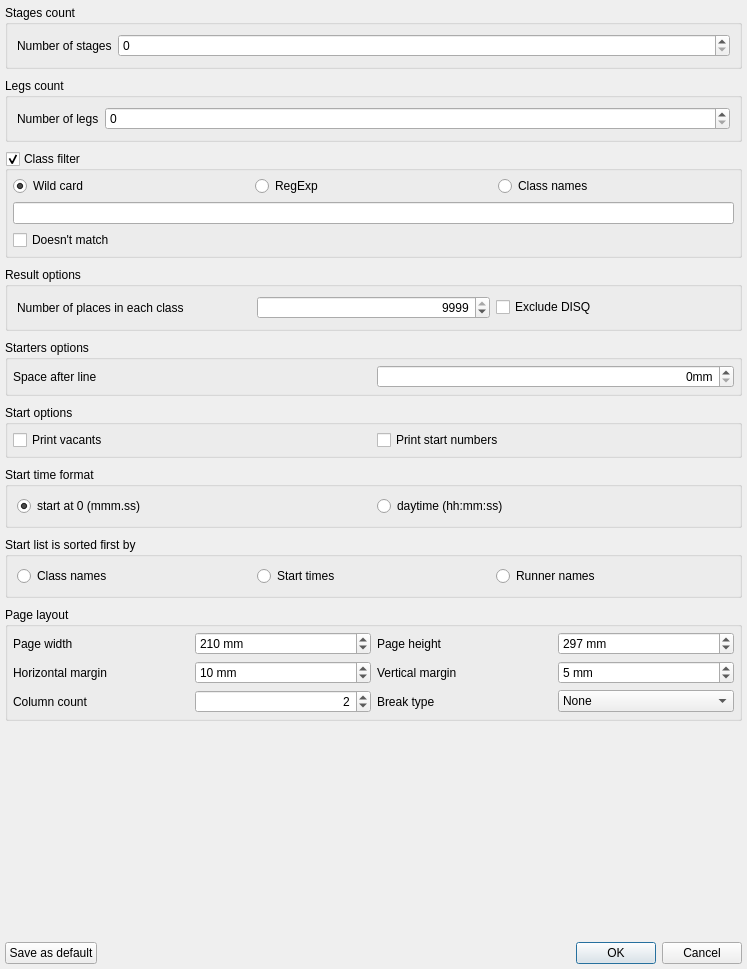
<?xml version="1.0" encoding="UTF-8"?>
<ui version="4.0">
 <class>quickevent::gui::ReportOptionsDialog</class>
 <widget class="QDialog" name="quickevent::gui::ReportOptionsDialog">
  <property name="geometry">
   <rect>
    <x>0</x>
    <y>0</y>
    <width>747</width>
    <height>969</height>
   </rect>
  </property>
  <property name="windowTitle">
   <string>Print Report Options</string>
  </property>
  <layout class="QVBoxLayout" name="verticalLayout">
   <property name="spacing">
    <number>9</number>
   </property>
   <property name="leftMargin">
    <number>5</number>
   </property>
   <property name="topMargin">
    <number>5</number>
   </property>
   <property name="rightMargin">
    <number>5</number>
   </property>
   <property name="bottomMargin">
    <number>5</number>
   </property>
   <item>
    <widget class="QGroupBox" name="grpStages">
     <property name="title">
      <string>Stages count</string>
     </property>
     <layout class="QFormLayout" name="formLayout">
      <item row="0" column="0">
       <widget class="QLabel" name="label_8">
        <property name="text">
         <string>Number of stages</string>
        </property>
       </widget>
      </item>
      <item row="0" column="1">
       <widget class="QSpinBox" name="edStagesCount"/>
      </item>
     </layout>
    </widget>
   </item>
   <item>
    <widget class="QGroupBox" name="grpLegs">
     <property name="title">
      <string>Legs count</string>
     </property>
     <layout class="QFormLayout" name="formLayout_3">
      <item row="0" column="0">
       <widget class="QLabel" name="label_10">
        <property name="text">
         <string>Number of legs</string>
        </property>
       </widget>
      </item>
      <item row="0" column="1">
       <widget class="QSpinBox" name="edLegsCount"/>
      </item>
     </layout>
    </widget>
   </item>
   <item>
    <widget class="QGroupBox" name="grpClassFilter">
     <property name="title">
      <string>Class filter</string>
     </property>
     <property name="checkable">
      <bool>true</bool>
     </property>
     <property name="checked">
      <bool>true</bool>
     </property>
     <layout class="QGridLayout" name="gridLayout">
      <property name="leftMargin">
       <number>5</number>
      </property>
      <property name="topMargin">
       <number>5</number>
      </property>
      <property name="rightMargin">
       <number>5</number>
      </property>
      <property name="bottomMargin">
       <number>5</number>
      </property>
      <item row="0" column="1">
       <widget class="QRadioButton" name="btRegExp">
        <property name="toolTip">
         <string>Posix regular expression</string>
        </property>
        <property name="text">
         <string>RegExp</string>
        </property>
       </widget>
      </item>
      <item row="0" column="0">
       <widget class="QRadioButton" name="btWildCard">
        <property name="toolTip">
         <string>An question mark (?) in pattern stands for (matches) any single character; a asterisk (*) matches any sequence of zero or more characters.</string>
        </property>
        <property name="text">
         <string>Wild card</string>
        </property>
        <property name="checked">
         <bool>true</bool>
        </property>
       </widget>
      </item>
      <item row="2" column="0" colspan="2">
       <widget class="QCheckBox" name="chkClassFilterDoesntMatch">
        <property name="text">
         <string>Doesn't match</string>
        </property>
       </widget>
      </item>
      <item row="0" column="2">
       <widget class="QRadioButton" name="btClassNames">
        <property name="toolTip">
         <string>Coma delimited list of class names</string>
        </property>
        <property name="text">
         <string>Class names</string>
        </property>
       </widget>
      </item>
      <item row="1" column="0" colspan="3">
       <widget class="QLineEdit" name="edFilter"/>
      </item>
     </layout>
    </widget>
   </item>
   <item>
    <widget class="QGroupBox" name="grpResultOptions">
     <property name="title">
      <string>Result options</string>
     </property>
     <layout class="QHBoxLayout" name="horizontalLayout_41">
      <item>
       <widget class="QLabel" name="label_9">
        <property name="text">
         <string>Number of places in each class</string>
        </property>
       </widget>
      </item>
      <item>
       <widget class="QSpinBox" name="edNumPlaces">
        <property name="alignment">
         <set>Qt::AlignRight|Qt::AlignTrailing|Qt::AlignVCenter</set>
        </property>
        <property name="minimum">
         <number>1</number>
        </property>
        <property name="maximum">
         <number>9999</number>
        </property>
        <property name="value">
         <number>9999</number>
        </property>
       </widget>
      </item>
      <item>
       <widget class="QCheckBox" name="chkExcludeDisq">
        <property name="text">
         <string>Exclude DISQ</string>
        </property>
       </widget>
      </item>
     </layout>
    </widget>
   </item>
   <item>
    <widget class="QGroupBox" name="grpStartersOptions">
     <property name="title">
      <string>Starters options</string>
     </property>
     <layout class="QHBoxLayout" name="horizontalLayout_3">
      <property name="leftMargin">
       <number>5</number>
      </property>
      <property name="topMargin">
       <number>5</number>
      </property>
      <property name="rightMargin">
       <number>5</number>
      </property>
      <property name="bottomMargin">
       <number>5</number>
      </property>
      <item>
       <widget class="QLabel" name="label_2">
        <property name="text">
         <string>Space after line</string>
        </property>
       </widget>
      </item>
      <item>
       <widget class="QSpinBox" name="edStartersOptionsLineSpacing">
        <property name="alignment">
         <set>Qt::AlignRight|Qt::AlignTrailing|Qt::AlignVCenter</set>
        </property>
        <property name="suffix">
         <string>mm</string>
        </property>
        <property name="maximum">
         <number>100</number>
        </property>
       </widget>
      </item>
     </layout>
    </widget>
   </item>
   <item>
    <widget class="QGroupBox" name="grpStartOptions">
     <property name="title">
      <string>Start options</string>
     </property>
     <layout class="QHBoxLayout" name="horizontalLayout">
      <property name="leftMargin">
       <number>5</number>
      </property>
      <property name="topMargin">
       <number>5</number>
      </property>
      <property name="rightMargin">
       <number>5</number>
      </property>
      <property name="bottomMargin">
       <number>5</number>
      </property>
      <item>
       <widget class="QCheckBox" name="chkStartOpts_PrintVacants">
        <property name="text">
         <string>Print vacants</string>
        </property>
       </widget>
      </item>
      <item>
       <widget class="QCheckBox" name="chkStartOpts_PrintStartNumbers">
        <property name="text">
         <string>Print start numbers</string>
        </property>
       </widget>
      </item>
     </layout>
    </widget>
   </item>
   <item>
    <widget class="QGroupBox" name="grpStartTimes">
     <property name="title">
      <string>Start time format</string>
     </property>
     <layout class="QHBoxLayout" name="horizontalLayout_4">
      <item>
       <widget class="QRadioButton" name="btStartTimes1">
        <property name="text">
         <string>start at 0 (mmm.ss)  </string>
        </property>
        <property name="checked">
         <bool>true</bool>
        </property>
       </widget>
      </item>
      <item>
       <widget class="QRadioButton" name="btStartTimes2">
        <property name="text">
         <string>daytime (hh:mm:ss)</string>
        </property>
       </widget>
      </item>
     </layout>
    </widget>
   </item>
   <item>
    <widget class="QGroupBox" name="grpStartlistOrderBy">
     <property name="title">
      <string>Start list is sorted first by</string>
     </property>
     <layout class="QHBoxLayout" name="horizontalLayout_5">
      <item>
       <widget class="QRadioButton" name="btStartOrder1">
        <property name="toolTip">
         <string>&lt;html&gt;&lt;head/&gt;&lt;body&gt;&lt;p&gt;(class name, start time,  runner name)&lt;/p&gt;&lt;/body&gt;&lt;/html&gt;</string>
        </property>
        <property name="text">
         <string>Class names</string>
        </property>
       </widget>
      </item>
      <item>
       <widget class="QRadioButton" name="btStartOrder2">
        <property name="toolTip">
         <string>&lt;html&gt;&lt;head/&gt;&lt;body&gt;&lt;p&gt;(runner name, class name, start time)&lt;/p&gt;&lt;/body&gt;&lt;/html&gt;</string>
        </property>
        <property name="text">
         <string>Start times</string>
        </property>
       </widget>
      </item>
      <item>
       <widget class="QRadioButton" name="btStartOrder3">
        <property name="toolTip">
         <string>&lt;html&gt;&lt;head/&gt;&lt;body&gt;&lt;p&gt;(start time, class name, runner name)&lt;/p&gt;&lt;/body&gt;&lt;/html&gt;</string>
        </property>
        <property name="text">
         <string>Runner names</string>
        </property>
       </widget>
      </item>
     </layout>
    </widget>
   </item>
   <item>
    <widget class="QGroupBox" name="grpPageLayout">
     <property name="title">
      <string>Page layout</string>
     </property>
     <layout class="QGridLayout" name="gridLayout_3">
      <property name="leftMargin">
       <number>5</number>
      </property>
      <property name="topMargin">
       <number>5</number>
      </property>
      <property name="rightMargin">
       <number>5</number>
      </property>
      <property name="bottomMargin">
       <number>5</number>
      </property>
      <item row="1" column="0">
       <widget class="QLabel" name="label_5">
        <property name="text">
         <string>Horizontal margin</string>
        </property>
       </widget>
      </item>
      <item row="1" column="1">
       <widget class="QSpinBox" name="edHorizontalMargin">
        <property name="suffix">
         <string> mm</string>
        </property>
        <property name="minimum">
         <number>1</number>
        </property>
        <property name="singleStep">
         <number>1</number>
        </property>
        <property name="value">
         <number>10</number>
        </property>
       </widget>
      </item>
      <item row="3" column="1">
       <widget class="QSpinBox" name="edColumnCount">
        <property name="alignment">
         <set>Qt::AlignRight|Qt::AlignTrailing|Qt::AlignVCenter</set>
        </property>
        <property name="minimum">
         <number>1</number>
        </property>
        <property name="maximum">
         <number>3</number>
        </property>
        <property name="value">
         <number>2</number>
        </property>
       </widget>
      </item>
      <item row="3" column="0">
       <widget class="QLabel" name="label_3">
        <property name="text">
         <string>Column count</string>
        </property>
       </widget>
      </item>
      <item row="1" column="2">
       <widget class="QLabel" name="label_4">
        <property name="text">
         <string>Vertical margin</string>
        </property>
       </widget>
      </item>
      <item row="1" column="3">
       <widget class="QSpinBox" name="edVerticalMargin">
        <property name="suffix">
         <string> mm</string>
        </property>
        <property name="minimum">
         <number>1</number>
        </property>
        <property name="singleStep">
         <number>1</number>
        </property>
        <property name="value">
         <number>5</number>
        </property>
       </widget>
      </item>
      <item row="0" column="0">
       <widget class="QLabel" name="label_6">
        <property name="text">
         <string>Page width</string>
        </property>
       </widget>
      </item>
      <item row="0" column="1">
       <widget class="QSpinBox" name="edPageWidth">
        <property name="suffix">
         <string> mm</string>
        </property>
        <property name="minimum">
         <number>1</number>
        </property>
        <property name="maximum">
         <number>9999999</number>
        </property>
        <property name="singleStep">
         <number>1</number>
        </property>
        <property name="value">
         <number>210</number>
        </property>
       </widget>
      </item>
      <item row="0" column="2">
       <widget class="QLabel" name="label_7">
        <property name="text">
         <string>Page height</string>
        </property>
       </widget>
      </item>
      <item row="0" column="3">
       <widget class="QSpinBox" name="edPageHeight">
        <property name="suffix">
         <string> mm</string>
        </property>
        <property name="minimum">
         <number>1</number>
        </property>
        <property name="maximum">
         <number>999999</number>
        </property>
        <property name="singleStep">
         <number>1</number>
        </property>
        <property name="value">
         <number>297</number>
        </property>
       </widget>
      </item>
      <item row="3" column="2">
       <widget class="QLabel" name="label">
        <property name="text">
         <string>Break type</string>
        </property>
       </widget>
      </item>
      <item row="3" column="3">
       <widget class="QComboBox" name="cbxBreakAfterClassType">
        <item>
         <property name="text">
          <string>None</string>
         </property>
        </item>
        <item>
         <property name="text">
          <string>Column</string>
         </property>
        </item>
        <item>
         <property name="text">
          <string>Page</string>
         </property>
        </item>
       </widget>
      </item>
     </layout>
    </widget>
   </item>
   <item>
    <spacer name="verticalSpacer">
     <property name="orientation">
      <enum>Qt::Vertical</enum>
     </property>
     <property name="sizeHint" stdset="0">
      <size>
       <width>20</width>
       <height>40</height>
      </size>
     </property>
    </spacer>
   </item>
   <item>
    <layout class="QHBoxLayout" name="horizontalLayout_2">
     <item>
      <widget class="QPushButton" name="btSaveAsDefault">
       <property name="text">
        <string>Save as default</string>
       </property>
      </widget>
     </item>
     <item>
      <widget class="QDialogButtonBox" name="buttonBox">
       <property name="orientation">
        <enum>Qt::Horizontal</enum>
       </property>
       <property name="standardButtons">
        <set>QDialogButtonBox::Cancel|QDialogButtonBox::Ok</set>
       </property>
      </widget>
     </item>
    </layout>
   </item>
  </layout>
 </widget>
 <tabstops>
  <tabstop>edStagesCount</tabstop>
  <tabstop>grpClassFilter</tabstop>
  <tabstop>btWildCard</tabstop>
  <tabstop>btRegExp</tabstop>
  <tabstop>btClassNames</tabstop>
  <tabstop>edFilter</tabstop>
  <tabstop>chkClassFilterDoesntMatch</tabstop>
  <tabstop>edNumPlaces</tabstop>
  <tabstop>edStartersOptionsLineSpacing</tabstop>
  <tabstop>chkStartOpts_PrintVacants</tabstop>
  <tabstop>chkStartOpts_PrintStartNumbers</tabstop>
  <tabstop>edPageWidth</tabstop>
  <tabstop>edHorizontalMargin</tabstop>
  <tabstop>edColumnCount</tabstop>
  <tabstop>edPageHeight</tabstop>
  <tabstop>edVerticalMargin</tabstop>
  <tabstop>cbxBreakAfterClassType</tabstop>
  <tabstop>btSaveAsDefault</tabstop>
 </tabstops>
 <resources/>
 <connections>
  <connection>
   <sender>buttonBox</sender>
   <signal>accepted()</signal>
   <receiver>quickevent::gui::ReportOptionsDialog</receiver>
   <slot>accept()</slot>
   <hints>
    <hint type="sourcelabel">
     <x>248</x>
     <y>254</y>
    </hint>
    <hint type="destinationlabel">
     <x>157</x>
     <y>274</y>
    </hint>
   </hints>
  </connection>
  <connection>
   <sender>buttonBox</sender>
   <signal>rejected()</signal>
   <receiver>quickevent::gui::ReportOptionsDialog</receiver>
   <slot>reject()</slot>
   <hints>
    <hint type="sourcelabel">
     <x>316</x>
     <y>260</y>
    </hint>
    <hint type="destinationlabel">
     <x>286</x>
     <y>274</y>
    </hint>
   </hints>
  </connection>
 </connections>
</ui>
